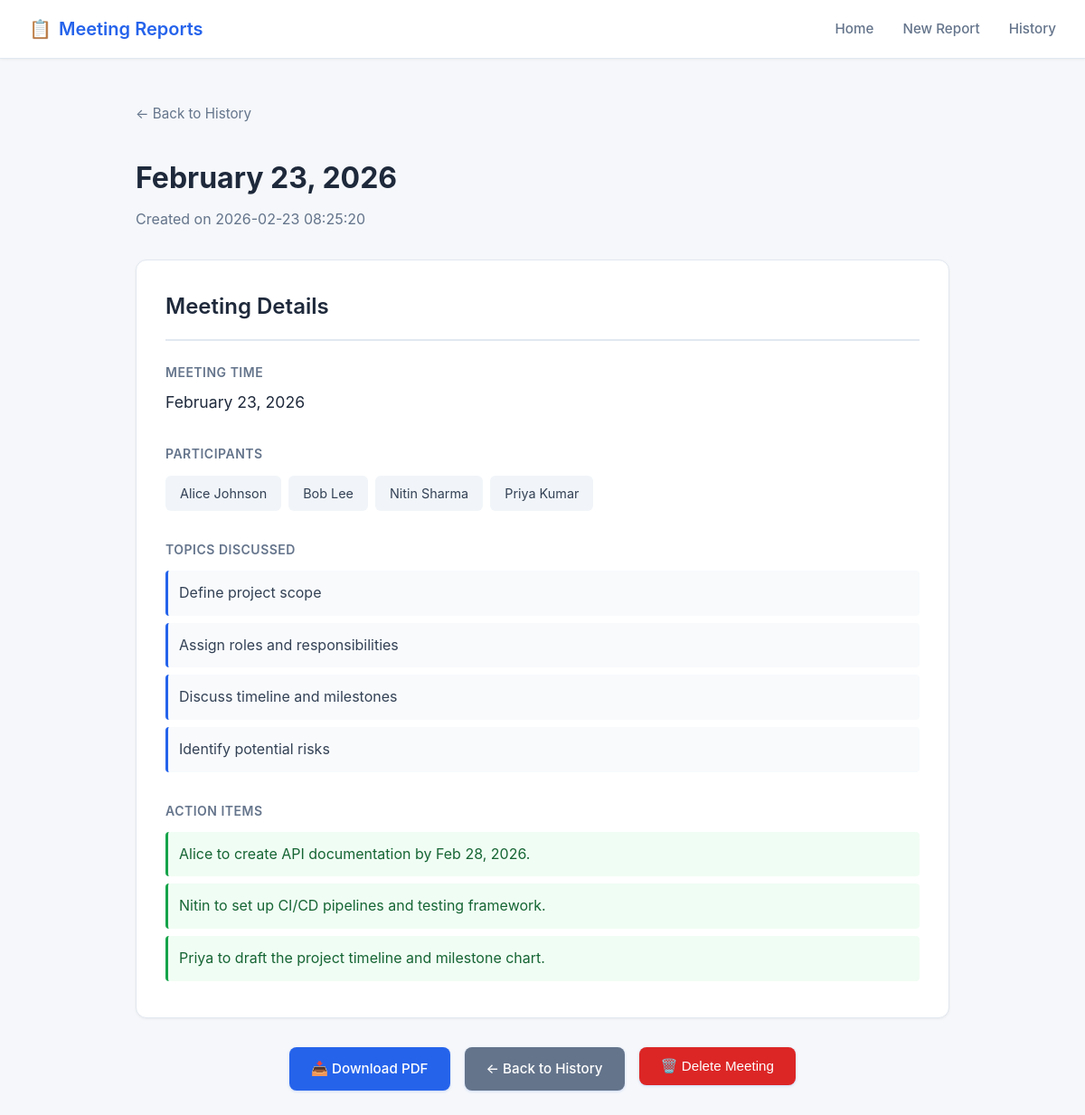
Page /view/2 on the committed database.
### tables this page shows
CREATE TABLE meetings (
            id INTEGER PRIMARY KEY AUTOINCREMENT,
            title TEXT NOT NULL,
            meeting_time TEXT NOT NULL,
            participants TEXT NOT NULL,
            topics TEXT NOT NULL,
            action_items TEXT NOT NULL,
            pdf_filename TEXT NOT NULL,
            created_at TIMESTAMP DEFAULT CURRENT_TIMESTAMP,
            notes_length INTEGER
        );

### app/routes.py (the view)
@app.route('/view/<int:meeting_id>')
def view_meeting(meeting_id):
    log_info(f"Viewing meeting ID: {meeting_id}")
    from database import get_meeting_by_id
    meeting = get_meeting_by_id(meeting_id)
    if meeting is None:
        flash('Meeting not found', 'error')
        log_request(f'/view/{meeting_id}', 'GET', 404)
        return redirect(url_for('history'))
    log_request(f'/view/{meeting_id}', 'GET', 200)
    return render_template('view_meeting.html', meeting=meeting)

### database.py (called while the page is built)
def get_meeting_by_id(meeting_id):
    conn = sqlite3.connect(DB_PATH)
    conn.row_factory = sqlite3.Row
    cursor = conn.cursor()
    cursor.execute('SELECT * FROM meetings WHERE id = ?', (meeting_id,))
    row = cursor.fetchone()
    conn.close()
    if row is None:
        return None
    meeting = {
        'id': row['id'],
        'title': row['title'],
        'meeting_time': row['meeting_time'],
        'participants': json.loads(row['participants']),
        'topics': json.loads(row['topics']),
        'action_items': json.loads(row['action_items']),
        'pdf_filename': row['pdf_filename'],
        'created_at': row['created_at'],
        'notes_length': row['notes_length']
    }
    return meeting

### logger_config.py (called while the page is built)
def log_info(message):
    app_logger.info(message)

def log_request(endpoint, method, status_code):
    app_logger.info(f"Request: {method} {endpoint} - Status: {status_code}")

### app/templates/view_meeting.html
{% extends "base.html" %}
{% block content %}
<div style="max-width: 900px; margin: 0 auto;">
    <div style="margin-bottom: 2rem;">
        <a href="/history" style="color: #64748b; text-decoration: none; font-size: 0.95rem;">
            ← Back to History
        </a>
    </div>
    <div style="margin-bottom: 2rem;">
        <h1 style="font-size: 2rem; font-weight: 700; color: #1e293b; margin-bottom: 0.5rem;">
            {{ meeting.title }}
        </h1>
        <p style="color: #64748b;">
            Created on {{ meeting.created_at }}
        </p>
    </div>
    <div class="card" style="margin-bottom: 2rem;">
        <h2 style="font-size: 1.5rem; font-weight: 600; color: #1e293b; margin-bottom: 1.5rem; padding-bottom: 1rem; border-bottom: 2px solid #e2e8f0;">
            Meeting Details
        </h2>
        <div style="margin-bottom: 2rem;">
            <h3 style="font-size: 0.875rem; font-weight: 600; color: #64748b; text-transform: uppercase; letter-spacing: 0.5px; margin-bottom: 0.5rem;">
                Meeting Time
            </h3>
            <p style="font-size: 1.1rem; color: #1e293b;">
                {{ meeting.meeting_time }}
            </p>
        </div>
        <div style="margin-bottom: 2rem;">
            <h3 style="font-size: 0.875rem; font-weight: 600; color: #64748b; text-transform: uppercase; letter-spacing: 0.5px; margin-bottom: 0.75rem;">
                Participants
            </h3>
            <div style="display: flex; flex-wrap: wrap; gap: 0.5rem;">
                {% for participant in meeting.participants %}
                    <span style="background: #f1f5f9; color: #334155; padding: 0.5rem 1rem; border-radius: 6px; font-size: 0.9rem;">
                        {{ participant }}
                    </span>
                {% endfor %}
            </div>
        </div>
        <div style="margin-bottom: 2rem;">
            <h3 style="font-size: 0.875rem; font-weight: 600; color: #64748b; text-transform: uppercase; letter-spacing: 0.5px; margin-bottom: 0.75rem;">
                Topics Discussed
            </h3>
            <ul style="list-style: none; padding: 0;">
                {% for topic in meeting.topics %}
                    <li style="padding: 0.75rem; background: #f8fafc; border-left: 3px solid #2563eb; margin-bottom: 0.5rem; border-radius: 4px; color: #334155;">
                        {{ topic }}
                    </li>
                {% endfor %}
            </ul>
        </div>
        <div>
            <h3 style="font-size: 0.875rem; font-weight: 600; color: #64748b; text-transform: uppercase; letter-spacing: 0.5px; margin-bottom: 0.75rem;">
                Action Items
            </h3>
            {% if meeting.action_items|length > 0 %}
                <ul style="list-style: none; padding: 0;">
                    {% for action in meeting.action_items %}
                        <li style="padding: 0.75rem; background: #f0fdf4; border-left: 3px solid #16a34a; margin-bottom: 0.5rem; border-radius: 4px; color: #166534;">
                            {% if action is mapping %}
                                <strong>{{ action.item }}</strong> — {{ action.responsible }}
                                {% if action.due %}<span style="color: #64748b;">(Due: {{ action.due }})</span>{% endif %}
                            {% else %}
                                {{ action }}
                            {% endif %}
                        </li>
                    {% endfor %}
                </ul>
            {% else %}
                <p style="color: #64748b; font-style: italic;">
                    No action items recorded
                </p>
            {% endif %}
        </div>
    </div>
    <div style="display: flex; gap: 1rem; justify-content: center; flex-wrap: wrap;">
        <a href="/download/{{ meeting.pdf_filename }}" class="btn">
            📥 Download PDF
        </a>
        <a href="/history" class="btn btn-secondary">
            ← Back to History
        </a>
        <form method="POST" action="/delete/{{ meeting.id }}" style="display: inline;" onsubmit="return confirm('Are you sure you want to delete this meeting? This cannot be undone.');">
            <button type="submit" class="btn" style="background: #dc2626;">
                🗑️ Delete Meeting
            </button>
        </form>
    </div>
</div>
{% endblock %}

### app/templates/base.html (style rules this page uses)
* { margin: 0; padding: 0; box-sizing: border-box; }
body { font-family: -apple-system, BlinkMacSystemFont, 'Segoe UI', Roboto, 'Helvetica Neue', Arial, sans-serif; background: #f5f7fa; min-height: 100vh; color: #2d3748; line-height: 1.6; }
.btn { background: #2563eb; color: white; padding: 0.75rem 1.5rem; border: none; border-radius: 8px; font-size: 0.95rem; font-weight: 500; cursor: pointer; text-decoration: none; display: inline-block; transition: all 0.2s; box-shadow: 0 1px 3px rgba(37, 99, 235, 0.2); }
.btn-secondary { background: #64748b; }
.card { background: white; border-radius: 12px; padding: 2rem; box-shadow: 0 1px 3px rgba(0,0,0,0.05); border: 1px solid #e2e8f0; }

### rows in the picture
meetings: title "February 23, 2026", created_at "2026-02-23 08:25:20", meeting_time "February 23, 2026"

### other values in the picture
{{ participant }} "Alice Johnson" "Bob Lee" "Nitin Sharma" "Priya Kumar"
{{ topic }} "Define project scope" "Assign roles and responsibilities" "Discuss timeline and milestones" "Identify potential risks"
{{ action }} "Alice to create API documentation by Feb 28, 2026." "Nitin to set up CI/CD pipelines and testing framework." "Priya to draft the project timeline and milestone chart."
